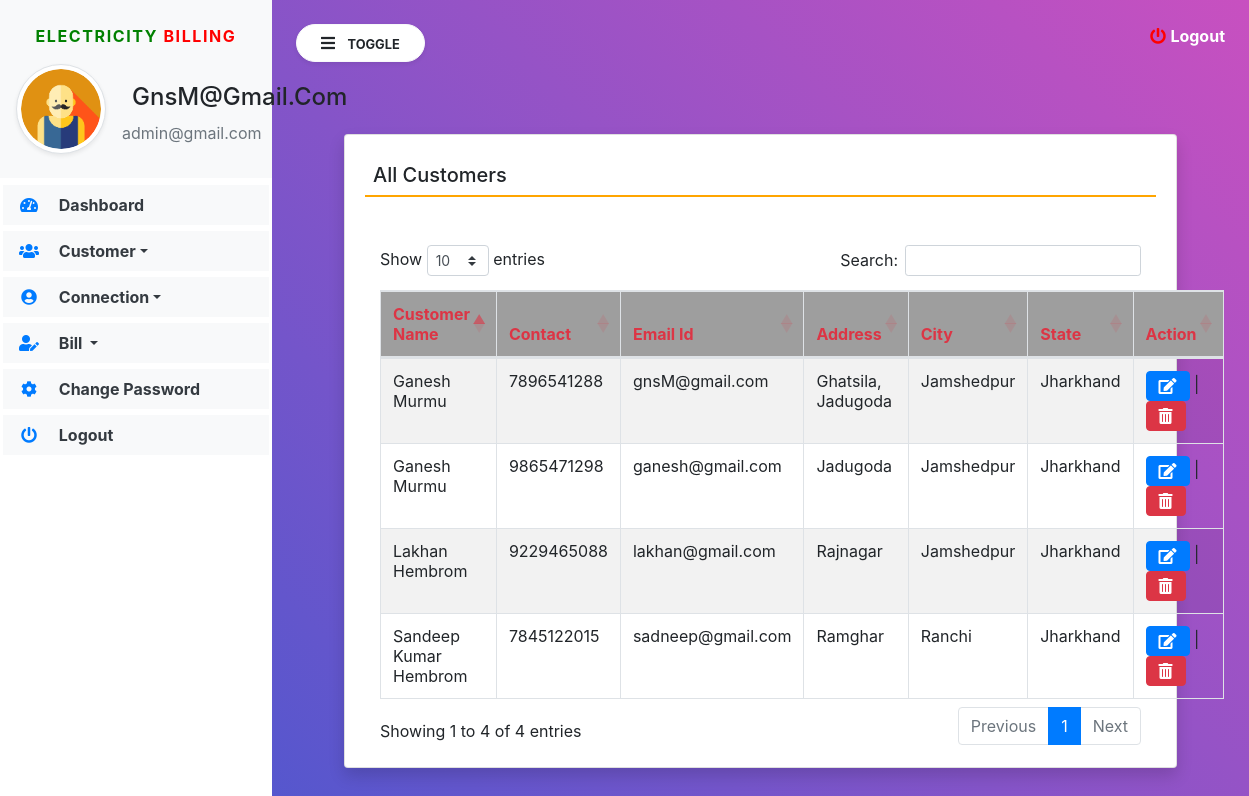
Before: /view_Customer (signed in) with the older database file.
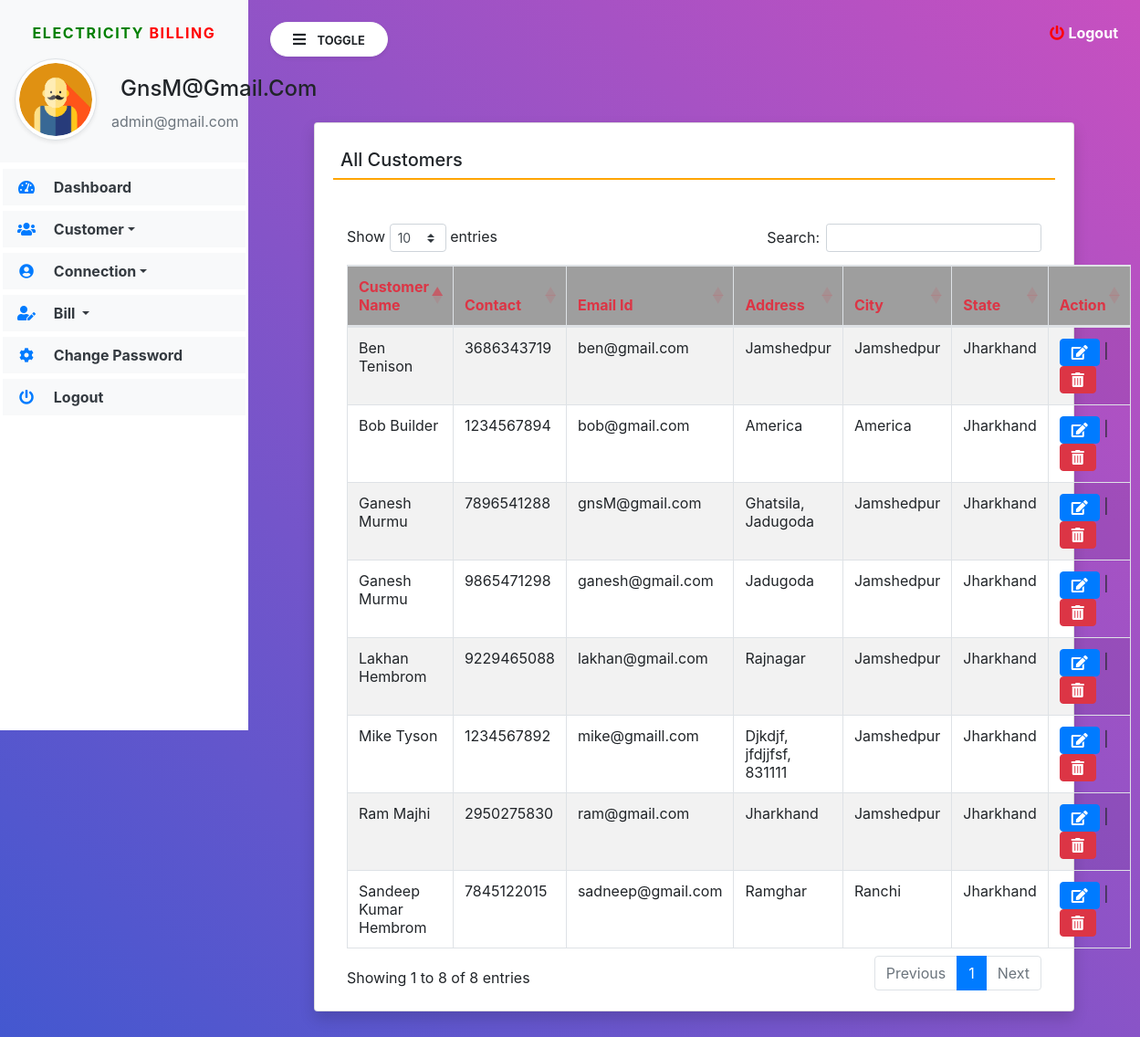
After: the same page with the newer database file.
### electricity/models.py (models this page shows, shortened)
class Customer(models.Model):
    user = models.ForeignKey(User,on_delete=models.CASCADE)
    contact = models.CharField(max_length=15, null=True)
    address = models.CharField(max_length=200, null=True)
    city = models.CharField(max_length=100,null=True)
    state = models.CharField(max_length=100, null=True)
    regdate = models.DateTimeField(auto_now_add=True)

### electricity/views.py (the view)
# urls.py: path('view_Customer', view_Customer,name='view_Customer'),
def view_Customer(request):
    if not request.user.is_authenticated:
        return redirect('admin_login')
    customer = Customer.objects.all()
    return render(request,'view_Customer.html', locals())

### electricity/templates/view_Customer.html
{% extends 'navbar1.html' %}
{% load static %}
{% block body1 %}
<div class="card shadow m-5">
    <div class="card-body">
		<h5 class="p-2" style="border-bottom: 2px solid orange">All Customers</h5>
     <div class="container mt-5">
		<h1 class="text-success text-center"></h1>
		<table id="example" class="table table-striped table-bordered" style="width:100%">
			<thead style="background-color: #9e9e9e">
				<tr>
					<th class="text-danger">Customer Name</th>
					<th class="text-danger">Contact</th>
					<th class="text-danger">Email Id</th>
					<th class="text-danger">Address</th>
					<th class="text-danger">City</th>
					<th class="text-danger">State</th>
					<th class="text-danger">Action</th>
				</tr>
			</thead>
			<tbody>
              {% for i in customer %}
			  <tr>
				  <td>{{i.user.first_name}} {{i.user.last_name}}</td>
				  <td>{{i.contact}}</td>
				  <td>{{i.user.username}}</td>
				  <td>{{i.address}}</td>
				  <td>{{i.city}}</td>
				  <td>{{i.state}}</td>
				  <td><a href="{% url 'edit_Customer' i.id %}" class="btn btn-primary"><i class="fas fa-edit"></i></a> |
					  <a href="{% url 'delete_Customer' i.id %}" class="btn btn-danger" onclick="return confirm('Are you sure to delete this Customer Details ?')"><i class="fas fa-trash-alt"></i></a></td>
			  </tr>
			{% endfor %}
			</tbody>
		</table>
	</div>
	</div>
</div>
{% endblock %}

Changed rows visible on the page:
added Customer: user.first_name "Mike", user.last_name "Tyson", contact "1234567892", user.username "mike@gmaill.com", address "Djkdjf, jfdjjfsf, 831111", city "Jamshedpur", state "Jharkhand"
added Customer: user.first_name "Bob", user.last_name "Builder", contact "1234567894", user.username "bob@gmail.com", address "America", city "America", state "Jharkhand"
added Customer: user.first_name "Ben", user.last_name "Tenison", contact "3686343719", user.username "ben@gmail.com", address "Jamshedpur", city "Jamshedpur", state "Jharkhand"
added Customer: user.first_name "Ram", user.last_name "Majhi", contact "2950275830", user.username "ram@gmail.com", address "Jharkhand", city "Jamshedpur", state "Jharkhand"
Other visible differences:
text written by a page script: "Show entries Search: Showing 1 to 4 of 4 entries Previous 1 Next" → "Show entries Search: Showing 1 to 8 of 8 entries Previous 1 Next"
